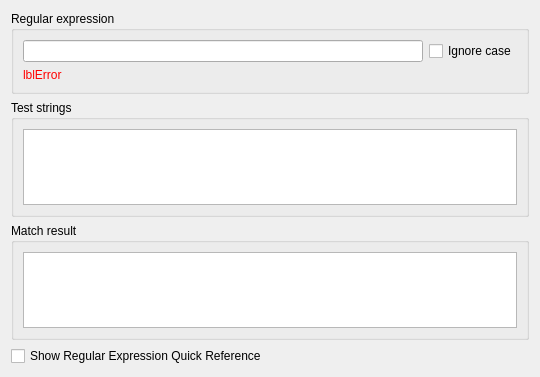
<?xml version="1.0" encoding="UTF-8"?>
<ui version="4.0">
 <class>Form</class>
 <widget class="QWidget" name="Form">
  <property name="geometry">
   <rect>
    <x>0</x>
    <y>0</y>
    <width>537</width>
    <height>377</height>
   </rect>
  </property>
  <property name="windowTitle">
   <string>Form</string>
  </property>
  <layout class="QHBoxLayout" name="horizontalLayout">
   <item>
    <layout class="QVBoxLayout" name="verticalLayout">
     <item>
      <widget class="QGroupBox" name="groupBox">
       <property name="title">
        <string>Regular expression</string>
       </property>
       <layout class="QGridLayout" name="gridLayout">
        <item row="2" column="0">
         <widget class="QLabel" name="lblError">
          <property name="styleSheet">
           <string notr="true">color: #FF0000;</string>
          </property>
          <property name="text">
           <string>lblError</string>
          </property>
          <property name="alignment">
           <set>Qt::AlignLeading|Qt::AlignLeft|Qt::AlignVCenter</set>
          </property>
          <property name="margin">
           <number>5</number>
          </property>
         </widget>
        </item>
        <item row="1" column="0">
         <layout class="QHBoxLayout" name="horizontalLayout_2">
          <property name="topMargin">
           <number>0</number>
          </property>
          <item>
           <widget class="QLineEdit" name="lineEditRegex">
            <property name="minimumSize">
             <size>
              <width>400</width>
              <height>0</height>
             </size>
            </property>
            <property name="toolTip">
             <string>&lt;html&gt;&lt;head/&gt;&lt;body&gt;&lt;p&gt;Type your regular expression here&lt;/p&gt;&lt;/body&gt;&lt;/html&gt;</string>
            </property>
           </widget>
          </item>
          <item>
           <widget class="QCheckBox" name="checkBoxIgnoreCase">
            <property name="toolTip">
             <string>&lt;html&gt;&lt;head/&gt;&lt;body&gt;&lt;p&gt;Perform case-insensitive matching; expressions like &lt;span style=&quot; font-family:'Courier New,courier';&quot;&gt;[A-Z]&lt;/span&gt; will match lowercase letters, too. This is not affected by the current locale.&lt;/p&gt;&lt;/body&gt;&lt;/html&gt;</string>
            </property>
            <property name="text">
             <string>Ignore case</string>
            </property>
           </widget>
          </item>
         </layout>
        </item>
       </layout>
      </widget>
     </item>
     <item>
      <widget class="QGroupBox" name="groupBox_2">
       <property name="title">
        <string>Test strings</string>
       </property>
       <layout class="QGridLayout" name="gridLayout_2">
        <item row="0" column="0">
         <widget class="QPlainTextEdit" name="plainTextEditTestString">
          <property name="minimumSize">
           <size>
            <width>400</width>
            <height>0</height>
           </size>
          </property>
          <property name="toolTip">
           <string>&lt;html&gt;&lt;head/&gt;&lt;body&gt;&lt;p&gt;Type your test strings here&lt;/p&gt;&lt;/body&gt;&lt;/html&gt;</string>
          </property>
         </widget>
        </item>
       </layout>
      </widget>
     </item>
     <item>
      <widget class="QGroupBox" name="groupBox_3">
       <property name="title">
        <string>Match result</string>
       </property>
       <layout class="QGridLayout" name="gridLayout_3">
        <item row="0" column="0">
         <widget class="QPlainTextEdit" name="plainTextEditMatchResult">
          <property name="minimumSize">
           <size>
            <width>400</width>
            <height>0</height>
           </size>
          </property>
          <property name="toolTip">
           <string>&lt;html&gt;&lt;head/&gt;&lt;body&gt;&lt;p&gt;The match result&lt;/p&gt;&lt;/body&gt;&lt;/html&gt;</string>
          </property>
          <property name="readOnly">
           <bool>true</bool>
          </property>
         </widget>
        </item>
       </layout>
      </widget>
     </item>
     <item>
      <widget class="QCheckBox" name="checkBoxQuickRef">
       <property name="toolTip">
        <string>&lt;html&gt;&lt;head/&gt;&lt;body&gt;&lt;p&gt;Show/Hide the quick reference panel.&lt;/p&gt;&lt;/body&gt;&lt;/html&gt;</string>
       </property>
       <property name="text">
        <string>Show Regular Expression Quick Reference</string>
       </property>
      </widget>
     </item>
    </layout>
   </item>
  </layout>
 </widget>
 <resources/>
 <connections/>
</ui>
